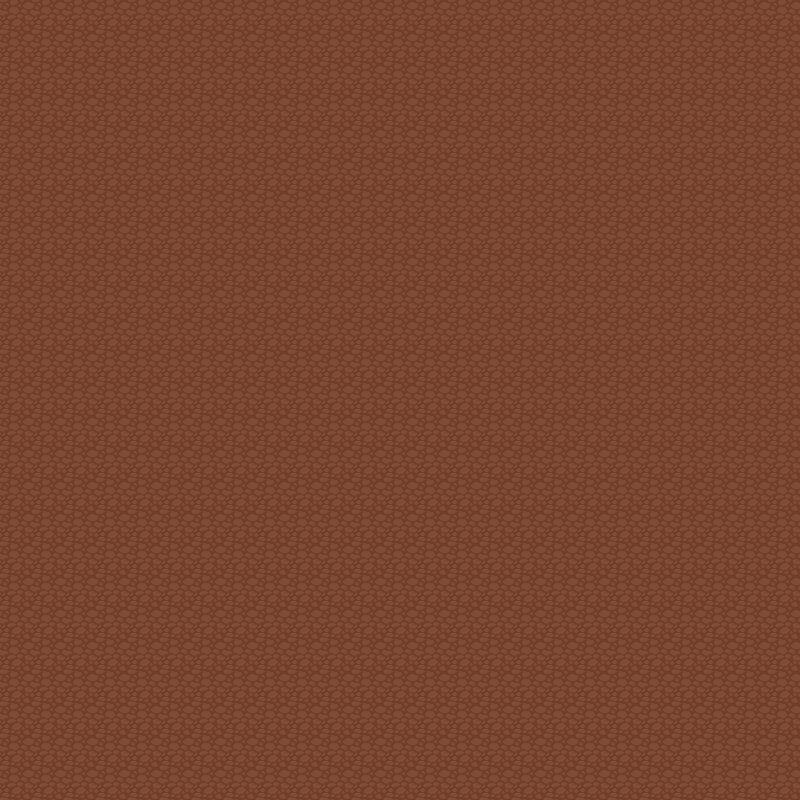

The image is a tile-based game level rendered from a .tmx file. Its description and source (layers, tilesets, objects; grid data summarised) follow:
An orthogonal 50x50 tile map with 16x16 px tiles, 4 tile layers (terrain, background, foreground, events), 2 tilesets.

<map version="1.0" orientation="orthogonal" renderorder="right-down" width="50" height="50" tilewidth="16" tileheight="16" nextobjectid="1">
 <tileset firstgid="1" name="tileset" tilewidth="16" tileheight="16" tilecount="5777">
  <image source="../../tileset.png" width="1744" height="848" />
 </tileset>
 <tileset firstgid="5778" name="terrain" tilewidth="16" tileheight="16" tilecount="4096">
  <image source="../../terrain.png" width="1024" height="1024" />
 </tileset>
 <layer name="terrain" width="50" height="50">
  <data>[2500 cells, 2500 non-empty, 4 distinct tile ids]</data>
 </layer>
 <layer name="background" width="50" height="50">
  <data>[2500 cells, 0 non-empty, 0 distinct tile ids]</data>
 </layer>
 <layer name="foreground" width="50" height="50">
  <data>[2500 cells, 0 non-empty, 0 distinct tile ids]</data>
 </layer>
 <objectgroup name="collisionobjects" />
 <layer name="events" width="50" height="50">
  <data>[2500 cells, 0 non-empty, 0 distinct tile ids]</data>
 </layer>
</map>
